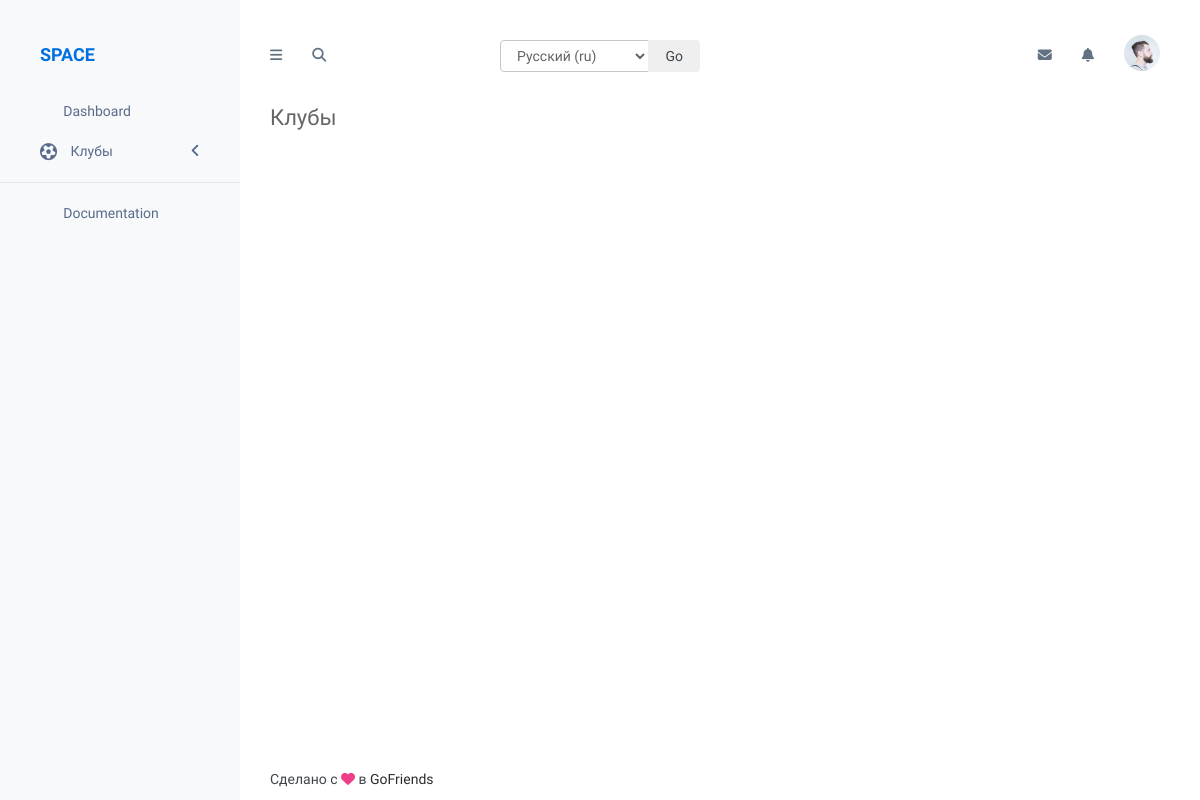
Page /dashboard/shop/ on the earlier database version.
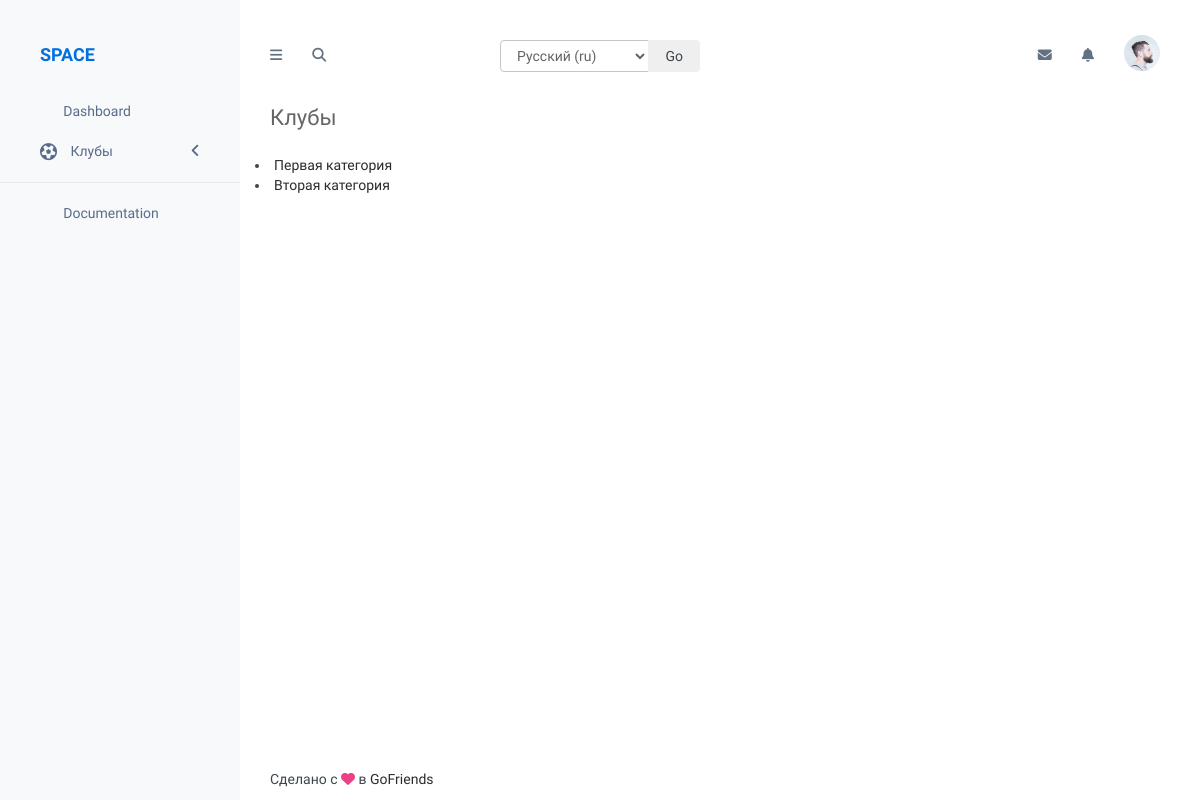
Same page on the later database version.
### shop/models.py (models this page shows, shortened)
class Category(MPTTModel):
    parent = TreeForeignKey(
        'self', verbose_name=_('Родитель'), null=True, blank=True,
        related_name='children', db_index=True, on_delete=models.CASCADE)
    title = models.CharField(max_length=200, verbose_name=_('Название'))
    slug = models.SlugField(null=True, max_length=230, unique=True)
    created = models.DateTimeField(verbose_name=_('Дата создания'), auto_now_add=True, auto_now=False)
    class Meta:
        verbose_name = _('Категория')
        verbose_name_plural = _('Категории')
    class MPTTMeta:
        order_insertion_by = ['title']

### shop/views.py (the view)
# urls.py: path('', CategoryListView.as_view(), name='main-page'),
class CategoryListView(ListView):
    template_name = 'shop/main.html'
    context_object_name = 'categories'
    model = Category

### shop/templates/shop/main.html (shortened to what this page needs)
{% extends 'cabinet.html' %}
{% load static %}
{% load i18n %}
{% block page_title %}{% trans 'Клубы' %}{% endblock page_title %}
{% block content %}
    {% for category in categories %}
        <li><a href="{% url 'shop:products-in-category' category.slug %}">{{ category.title }}</a></li>
    {% endfor %}
{% endblock content %}
{% block header_scripts %}
    <link rel="stylesheet" href="{% static '/cabinet/' %}assets/plugins/datatables/css/jquery.datatables.min.css">
    <link rel="stylesheet" href="{% static '/cabinet/' %}assets/plugins/datatables/css/jquery.datatables_themeroller.css">
{% endblock header_scripts %}

Differences in the rows shown:
added Category: title "Первая категория"
added Category: title "Вторая категория"
